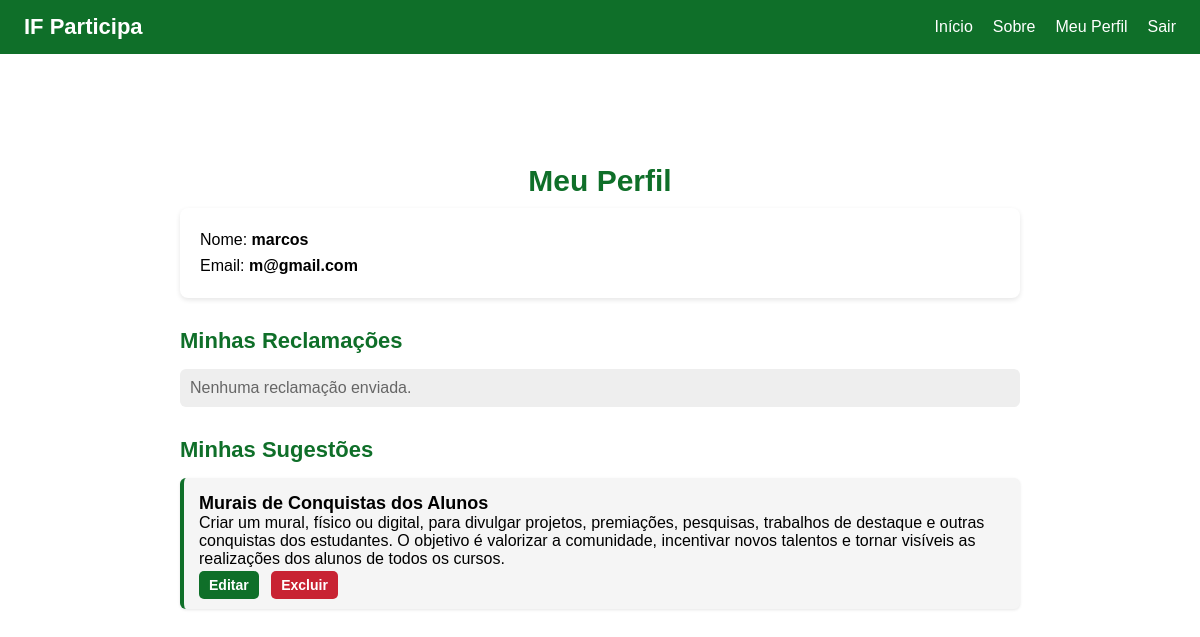
The app's page /meu-perfil (signed in) with its own data.
### models/users.py (models this page shows)
class Usuario(Base, UserMixin):
    __tablename__ = "usuarios"
    id = Column(Integer, primary_key=True)
    nome = Column(String(120), nullable=False)
    email = Column(String(120), unique=True, nullable=False)
    senha_hash = Column(String(200), nullable=False)
    reclamacoes = relationship("Reclamacao", back_populates="autor")
    sugestoes = relationship("Sugestao", back_populates="autor")

### models/sugestoes.py (models this page shows)
class Sugestao(Base):
    __tablename__ = "sugestoes"
    id = Column(Integer, primary_key=True)
    titulo = Column(String(150), nullable=False)
    descricao = Column(Text, nullable=False)
    autor_id = Column(Integer, ForeignKey("usuarios.id"))
    autor = relationship("Usuario", back_populates="sugestoes")

### controllers/routes.py (the view)
@controllers_bp.route("/meu-perfil")
@login_required
def meu_perfil():
    db = SessionLocal()
    minhas_reclamacoes = db.query(Reclamacao).filter_by(autor_id=current_user.id).all()
    minhas_sugestoes = db.query(Sugestao).filter_by(autor_id=current_user.id).all()
    return render_template(
        "meu_perfil.html",
        usuario=current_user,
        reclamacoes=minhas_reclamacoes,
        sugestoes=minhas_sugestoes
    )

### app.py (called while the page is built)
@login_manager.user_loader
def load_user(user_id):
    db = SessionLocal()
    user = db.query(Usuario).get(int(user_id))
    db.close()
    return user

### templates/meu_perfil.html (shortened to what this page needs)
{% extends "base.html" %}
{% block estilos %}
<link rel="stylesheet" href="{{ url_for('static', filename='controllers/perfil.css') }}">
{% endblock %}
{% block conteudo %}
<div class="perfil-container">
    <h1>Meu Perfil</h1>
    <div class="info-usuario">
        <p>Nome: <strong>{{ usuario.nome }}</strong></p>
        <p>Email: <strong>{{ usuario.email }}</strong></p>
    </div>
    <h2>Minhas Reclamações</h2>
    {% if reclamacoes %}
    <ul class="lista">
        {% for r in reclamacoes %}
            <li class="item">
                <strong>{{ r.titulo }}</strong><br>
                {{ r.descricao }}
                <div class="acoes">
                    <a class="editar" href="{{ url_for('controllers_bp.editar_reclamacao', id=r.id) }}">Editar</a>
                    <a class="excluir" href="{{ url_for('controllers_bp.excluir_reclamacao', id=r.id) }}">Excluir</a>
                </div>
            </li>
        {% endfor %}
    </ul>
    {% else %}
        <p class="vazio">Nenhuma reclamação enviada.</p>
    {% endif %}
    <h2>Minhas Sugestões</h2>
    {% if sugestoes %}
    <ul class="lista">
        {% for s in sugestoes %}
            <li class="item">
                <strong>{{ s.titulo }}</strong><br>
                {{ s.descricao }}
                <div class="acoes">
                    <a class="editar" href="{{ url_for('controllers_bp.editar_sugestao', id=s.id) }}">Editar</a>
                    <a class="excluir" href="{{ url_for('controllers_bp.excluir_sugestao', id=s.id) }}">Excluir</a>
                </div>
            </li>
        {% endfor %}
    </ul>
    {% else %}
        <p class="vazio">Nenhuma sugestão enviada.</p>
    {% endif %}
</div>
{% endblock %}

### static/base.css (style rules this page uses)
* { margin: 0; padding: 0; box-sizing: border-box; }

### static/controllers/perfil.css (style rules this page uses)
.perfil-container { width: 100%; max-width: 900px; margin: 40px auto; padding: 20px; font-family: Arial, sans-serif; }
.perfil-container h1 { font-size: 30px; margin-bottom: 10px; text-align: center; color: #0f6f29; }
.info-usuario { background: #ffffff; padding: 15px 20px; border-radius: 8px; box-shadow: 0 2px 5px rgba(0,0,0,0.1); margin-bottom: 30px; }
.info-usuario p { font-size: 16px; margin: 8px 0; }
.perfil-container h2 { font-size: 22px; color: #0f6f29; margin-top: 30px; margin-bottom: 15px; }
.lista { list-style: none; padding: 0; margin: 0; }
.item { background: #f5f5f5; padding: 15px; border-radius: 6px; box-shadow: 0 1px 3px rgba(0,0,0,0.1); margin-bottom: 12px; border-left: 4px solid #0f6f29; }
.item strong { font-size: 18px; }
.acoes { margin-top: 8px; }
.acoes a { font-size: 14px; font-weight: bold; text-decoration: none; padding: 6px 10px; border-radius: 5px; margin-right: 8px; transition: 0.2s; }
.editar { color: white; background: #0f6f29; }
.excluir { color: white; background: #c82333; }
.vazio { padding: 10px; background: #eee; border-radius: 6px; color: #666; }

### records on screen
Usuario: nome "marcos", email "m@gmail.com"
Sugestao: titulo "Murais de Conquistas dos Alunos", descricao "Criar um mural, físico ou digital, para divulgar projetos, premiações, pesquisas, trabalhos de destaque e outras conquistas dos estudantes. O objetivo é valorizar a comunidade, incentivar novos talentos e tornar visíveis as realizações dos alunos de todos os cursos."
